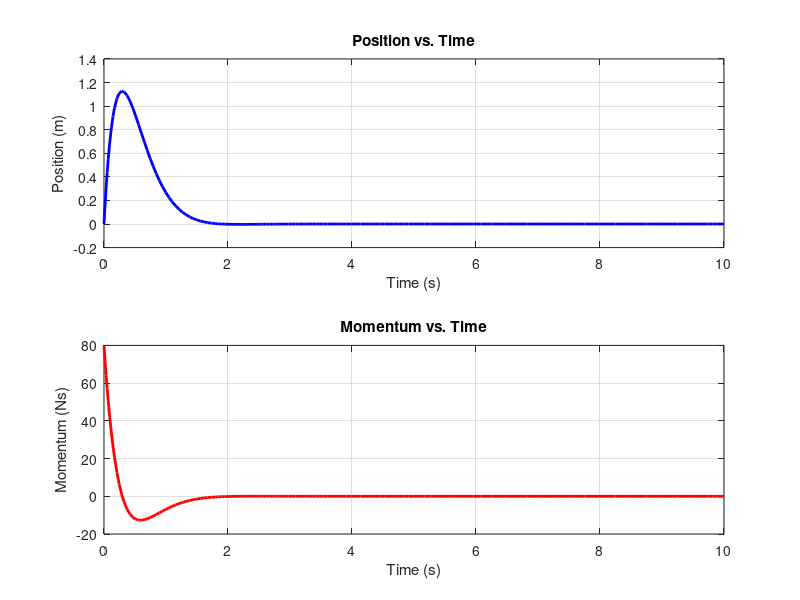

Reproduce this figure in MATLAB. (Note: this script raises an error after producing the figure.)
% Differential Equation Cr Bumper Problem
% Mx'' + Dx' + Kx = 0
% New initial condition

% define parameters
M = 8; % Mass - kg
D = 50; % Damping coefficient - Ns/m
K = 100; % Spring constant - N/m

% Solving using ODE45 function
% requires two first order equations
% Requires two first order equations
% x' = p/M (where p is momentum, M is mass)
% p' = -D & p/M - Kx
% x would be x(1) and p would x(2)

% ODE 45

% Define the system of equations as a function
odeSystem = @(t, x) [x(2) / M; (-D * x(2)) / M - K * x(1)];

% Set initial conditions
initialConditions = [0; 10*M];

% Time span for the simulation
tSpan = [0, 10];

% Solve the ODE
[t, x] = ode45(odeSystem, tSpan, initialConditions);

% Plot functions
figure;
subplot(2, 1, 1);
plot(t, x(:, 1), 'b-', 'LineWidth', 2);
xlabel('Time (s)');
ylabel('Position (m)');
title('Position vs. Time');
grid on;

subplot(2, 1, 2);
plot(t, x(:, 2), 'r-', 'LineWidth', 2);
xlabel('Time (s)');
ylabel('Momentum (Ns)');
title('Momentum vs. Time');
grid on;

% Add legends for clarity
subplot(2, 1, 1);
legend('Position');
subplot(2, 1, 2);
legend('Momentum');
